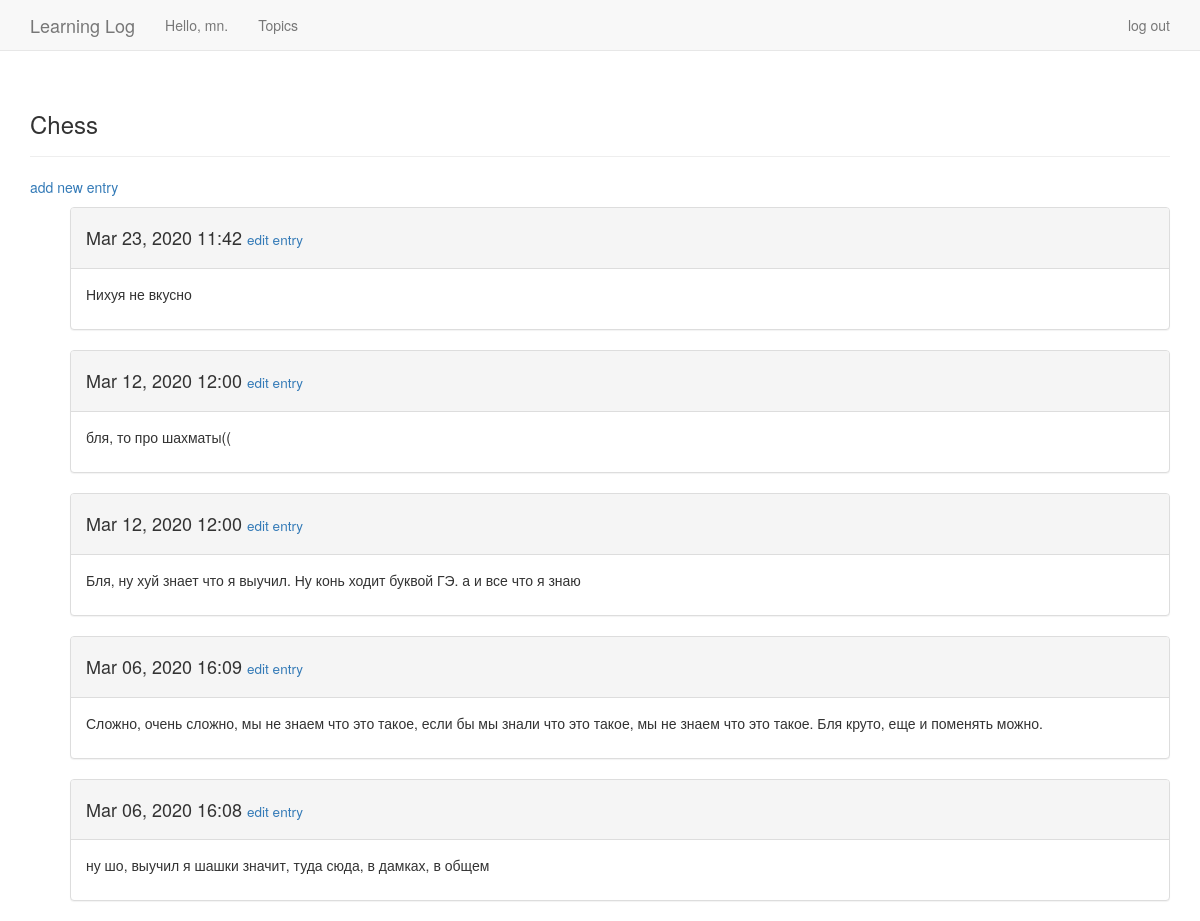
The page /topics/1/ (signed in) on the database its author committed.
### learming_logs_app/models.py (models this page shows, shortened)
class Topic(models.Model):
    text = models.CharField(max_length = 200)
    date_added = models.DateTimeField(auto_now_add = True)
    owner = models.ForeignKey(User, on_delete=models.CASCADE)
    def __str__(self):
        return self.text

class Entry(models.Model):
    topic = models.ForeignKey(Topic, on_delete=models.CASCADE)
    text = models.TextField()
    date_added = models.DateTimeField(auto_now_add = True)
    class Meta:
        verbose_name_plural = 'entries'

### learming_logs_app/views.py (the view)
# urls.py: path('topics/<int:topic_id>/', views.topic, name='topic'),
@login_required
def topic(request, topic_id):
    try:
        topic = Topic.objects.get(id=topic_id)
    except:
        raise Http404
    if topic.owner != request.user:
        raise Http404
    entries = topic.entry_set.order_by('-date_added')
    context = {'topic': topic, 'entries': entries}
    return render(request, 'learming_logs_app/topic.html', context)

### learming_logs_app/templates/learming_logs_app/topic.html
{% extends "learming_logs_app/base.html" %}
{% block header %}
     <h3>{{ topic }}</h3>
{% endblock header %}
{% block content %}
    <p>
        <a href="{% url 'learming_logs_app:new_entry' topic.id %}">add new entry</a>
    </p>
    <ul>
        {% for entry in entries %}
            <div class="panel panel-default">
                <div class="panel-heading">
                    <h4>
                        {{ entry.date_added|date:'M d, Y H:i' }}
                        <small>
                            <a href="{% url 'learming_logs_app:edit_entry' entry.id %}"> edit entry</a>
                        </small>
                    </h4>
                </div>
                <div class="panel-body">
                    {{ entry.text|linebreaks }}
                </div>
            </div>
        {% empty %}
            There are no entries for this topic yet.
        {% endfor %}
{% endblock content %}

### learming_logs_app/templates/learming_logs_app/base.html (shortened to what this page needs)
{% load bootstrap3 %}
<!DOCTYPE html> <html lang="en">
<head>
       {% bootstrap_css %}
</head>
</head>
<body>
<nav class="navbar navbar-default navbar-static-top">
    <div class="container">
    <div class="navbar-header">
    <a class="navbar-brand" href="{% url 'learming_logs_app:index' %}">
            Learning Log</a>
        </div>
    <div id="navbar" class="navbar-collapse collapse"> <ul class="nav navbar-nav">
        {% if user.is_authenticated %}
        <li><a>Hello, {{ user.username }}.</a></li>
        {% endif %}
        <li><a href="{% url 'learming_logs_app:topics' %}">Topics</a></li>
        </ul>
        <ul class="nav navbar-nav navbar-right">
            {% if user.is_authenticated %}
                <li><a href="{% url 'users:logout' %}?next={% url 'learming_logs_app:index'%}">log out</a></li>
            {% else %}
                <li><a href="{% url 'users:register' %}">register</a></li>
                <li><a href="{% url 'users:login' %}">log in</a></li>
            {% endif %}
        </ul>
    </div>
    </div>
</nav>
<div class="container"> <div class="page-header">
    {% block header %}{% endblock header %}
  </div>
  <div>
    {% block content %}{% endblock content %}
</div>
</div>
</body>
</html>

### rows shown on the page
Topic: text "Chess"
Entry: date_added "Mar 23, 2020 11:42", text "Нихуя не вкусно"
Entry: date_added "Mar 12, 2020 12:00", text "бля, то про шахматы(("
Entry: date_added "Mar 12, 2020 12:00", text "Бля, ну хуй знает что я выучил. Ну конь ходит буквой ГЭ. а и все что я знаю"
Entry: date_added "Mar 06, 2020 16:09", text "Сложно, очень сложно, мы не знаем что это такое, если бы мы знали что это такое, мы не знаем что это такое. Бля круто, еще и поменять можно."
Entry: date_added "Mar 06, 2020 16:08", text "ну шо, выучил я шашки значит, туда сюда, в дамках, в общем"

### other values the page prints
{{ user.username }} "mn"
